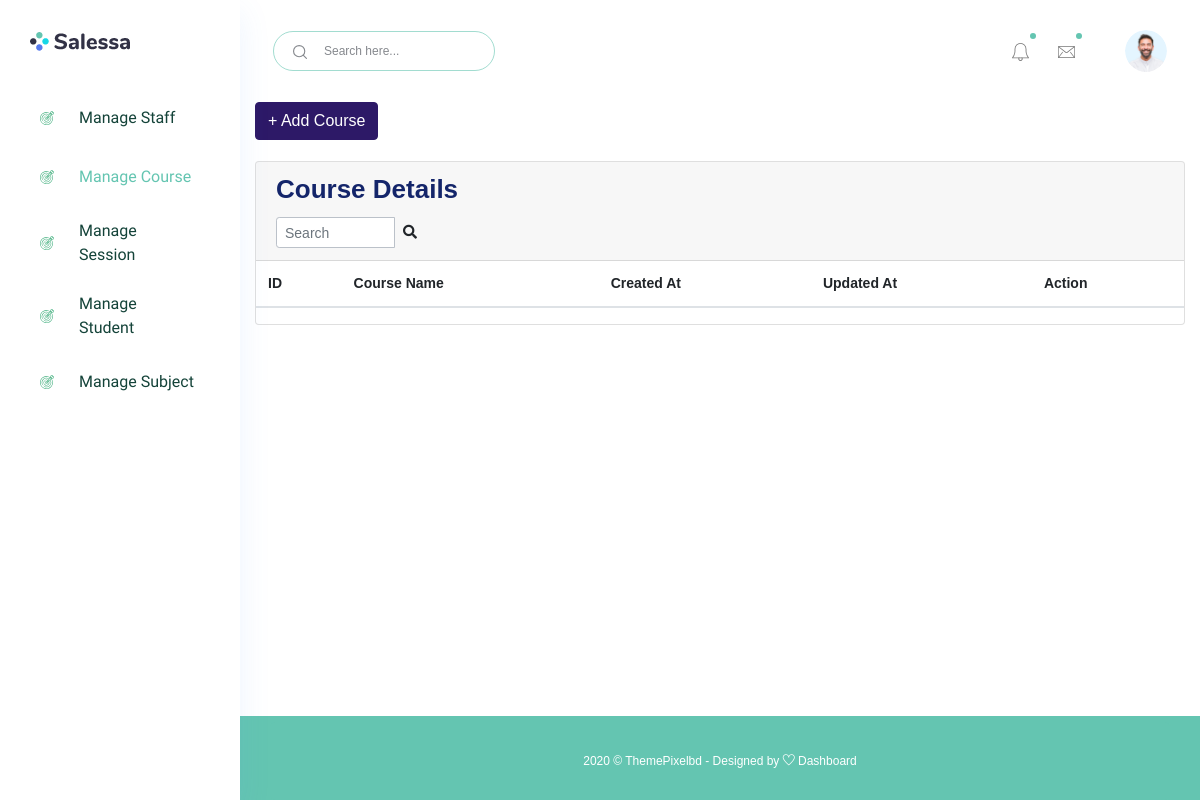
/manage_course/ (signed in), run on an earlier commit of the app's database.
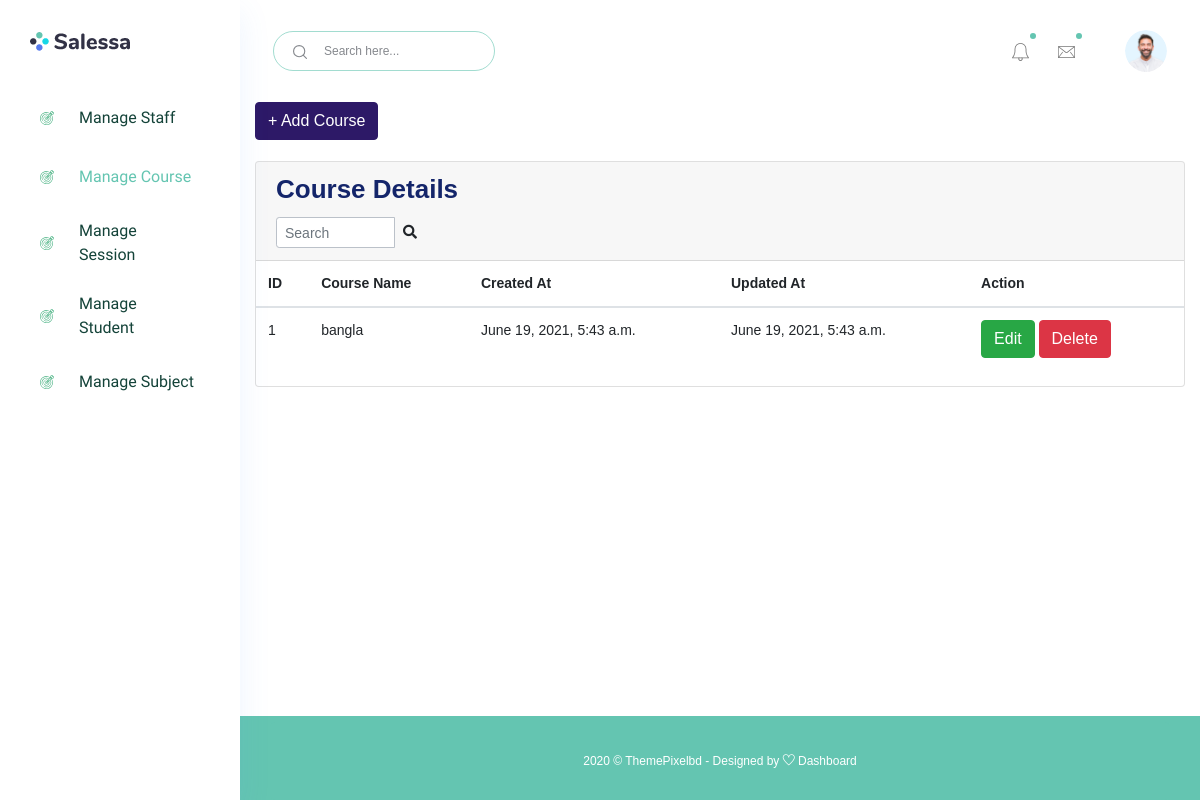
And on a later commit of the database.
### accounts/models.py (models this page shows)
class Courses(models.Model):
    id = models.AutoField(primary_key=True)
    course_name = models.CharField(max_length=255)
    created_at = models.DateTimeField(auto_now_add=True)
    updated_at = models.DateTimeField(auto_now=True)
    objects = models.Manager()

### accounts/HodViews.py (the view)
# urls.py: path('manage_course/', HodViews.manage_course, name="manage_course"),
def manage_course(request):
    courses = Courses.objects.all()
    context = {
        "courses": courses
    }
    return render(request, 'hod_template/manage_course_template.html', context)

### accounts/LoginCheckMiddleWare.py (called while the page is built, shortened)
    def process_view(self, request, view_func, view_args, view_kwargs):
        modulename = view_func.__module__
        user = request.user
        if user.is_authenticated:
            if user.user_type == "1":
                if modulename == "accounts.HodViews":
                    pass
                elif modulename == "accounts.views" or modulename == "django.views.static":
                    pass
                else:
                    return redirect("admin_home")
            else:
                return redirect("login")
        else:
            if request.path == reverse("login") or request.path == reverse("doLogin"):
                pass
            else:
                return redirect("login")

### templates/hod_template/manage_course_template.html (shortened to what this page needs)
{% extends 'hod_template/base_template.html' %}
{% block main_content %}
{% load static %}
<section class="content">
        <div class="container-fluid">
            <a class="btn btn-primary" href="{% url 'add_course' %}" role="button">+ Add Course</a> <br/>&nbsp;
            <div class="row">
                <div class="col-md-12">
                    <div class="card">
                        <div class="card-header">
                            <h3 class="card-title">Course Details</h3>
                            <div class="card-tools">
                            <div class="input-group input-group-sm" style="width: 150px;">
                                <input type="text" name="table_search" class="form-control float-right" placeholder="Search">
                                <div class="input-group-append">
                                <button type="submit" class="btn btn-default"><i class="fas fa-search"></i></button>
                                </div>
                            </div>
                            </div>
                        </div>
                        <div class="card-body table-responsive p-0">
                            <table class="table table-hover text-nowrap">
                            <thead>
                                <tr>
                                <th>ID</th>
                                <th>Course Name</th>
                                <th>Created At</th>
                                <th>Updated At</th>
                                <th>Action</th>
                                </tr>
                            </thead>
                            <tbody>
                                {% for course in courses %}
                                <tr>
                                <td>{{ course.id }}</td>
                                <td>{{ course.course_name }}</td>
                                <td>{{ course.created_at }}</td>
                                <td>{{ course.updated_at }}</td>
                                <td>
                                    <a href="{% url 'edit_course' course.id %}" class="btn btn-success">Edit</a>
                                    <a href="{% url 'delete_course' course.id %}" class="btn btn-danger">Delete</a>
                                </td>
                                </tr>
                                {% endfor %}
                            </tbody>
                            </table>
                        </div>
                        </div>
                </div>
            </div>
        </div>
      </section>
  {% endblock main_content %}

What changed in the data, as far as the page shows it:
added Courses: id "1", course_name "bangla", created_at "June 19, 2021, 5:43 a.m.", updated_at "June 19, 2021, 5:43 a.m."
